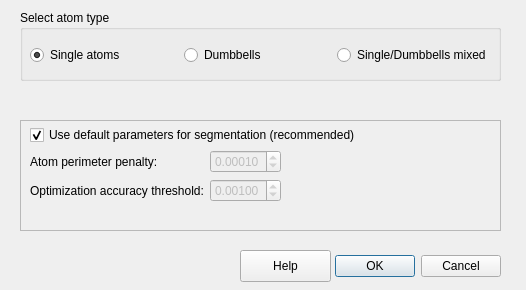
<?xml version="1.0" encoding="UTF-8"?>
<ui version="4.0">
 <class>DetectAtomsDialog</class>
 <widget class="QDialog" name="DetectAtomsDialog">
  <property name="geometry">
   <rect>
    <x>0</x>
    <y>0</y>
    <width>526</width>
    <height>290</height>
   </rect>
  </property>
  <property name="windowTitle">
   <string>Select options for atom detection</string>
  </property>
  <widget class="QDialogButtonBox" name="buttonBox">
   <property name="geometry">
    <rect>
     <x>160</x>
     <y>250</y>
     <width>341</width>
     <height>32</height>
    </rect>
   </property>
   <property name="orientation">
    <enum>Qt::Horizontal</enum>
   </property>
   <property name="standardButtons">
    <set>QDialogButtonBox::Cancel|QDialogButtonBox::Ok</set>
   </property>
  </widget>
  <widget class="QGroupBox" name="selectAtomTypeGroupBox">
   <property name="geometry">
    <rect>
     <x>20</x>
     <y>10</y>
     <width>481</width>
     <height>71</height>
    </rect>
   </property>
   <property name="title">
    <string>Select atom type</string>
   </property>
   <widget class="QWidget" name="horizontalLayoutWidget">
    <property name="geometry">
     <rect>
      <x>10</x>
      <y>30</y>
      <width>461</width>
      <height>31</height>
     </rect>
    </property>
    <layout class="QHBoxLayout" name="selectAtomTypeHorizontalLayout">
     <item>
      <widget class="QRadioButton" name="singleAtomsRadioButton">
       <property name="toolTip">
        <string>&lt;html&gt;&lt;head/&gt;&lt;body&gt;&lt;p&gt;all individual atoms in the image are clearly separated&lt;/p&gt;&lt;/body&gt;&lt;/html&gt;</string>
       </property>
       <property name="text">
        <string>Single atoms</string>
       </property>
       <property name="checked">
        <bool>true</bool>
       </property>
      </widget>
     </item>
     <item>
      <widget class="QRadioButton" name="dumbbellsRadioButton">
       <property name="toolTip">
        <string>&lt;html&gt;&lt;head/&gt;&lt;body&gt;&lt;p&gt;all atoms occur in pairs of two (e.g. silicon dumbbells)&lt;/p&gt;&lt;/body&gt;&lt;/html&gt;</string>
       </property>
       <property name="text">
        <string>Dumbbells</string>
       </property>
      </widget>
     </item>
     <item>
      <widget class="QRadioButton" name="singleDumbbellsMixedRadioButton">
       <property name="toolTip">
        <string>&lt;html&gt;&lt;head/&gt;&lt;body&gt;&lt;p&gt;atoms occur either in cleraly separated form or in pairs of two, which of the two applies to each atom is detected automatically (this is not working properly in all cases yet, so use with caution)&lt;/p&gt;&lt;/body&gt;&lt;/html&gt;</string>
       </property>
       <property name="text">
        <string>Single/Dumbbells mixed</string>
       </property>
      </widget>
     </item>
    </layout>
   </widget>
  </widget>
  <widget class="QFrame" name="segmentationParametersFrame">
   <property name="enabled">
    <bool>true</bool>
   </property>
   <property name="geometry">
    <rect>
     <x>20</x>
     <y>120</y>
     <width>481</width>
     <height>111</height>
    </rect>
   </property>
   <property name="frameShape">
    <enum>QFrame::StyledPanel</enum>
   </property>
   <property name="frameShadow">
    <enum>QFrame::Raised</enum>
   </property>
   <widget class="QWidget" name="formLayoutWidget">
    <property name="geometry">
     <rect>
      <x>10</x>
      <y>30</y>
      <width>461</width>
      <height>71</height>
     </rect>
    </property>
    <layout class="QFormLayout" name="segmentationParametersFormLayout">
     <property name="fieldGrowthPolicy">
      <enum>QFormLayout::FieldsStayAtSizeHint</enum>
     </property>
     <item row="0" column="0">
      <widget class="QLabel" name="gammaLabel">
       <property name="toolTip">
        <string>&lt;html&gt;&lt;head/&gt;&lt;body&gt;&lt;ul style=&quot;margin-top: 0px; margin-bottom: 0px; margin-left: 0px; margin-right: 0px; -qt-list-indent: 1;&quot;&gt;&lt;li style=&quot; margin-top:12px; margin-bottom:12px; margin-left:0px; margin-right:0px; -qt-block-indent:0; text-indent:0px;&quot;&gt;if &lt;span style=&quot; font-weight:600;&quot;&gt;too many centers&lt;/span&gt; (red dots) are detected, go to &lt;span style=&quot; font-weight:600;&quot;&gt;Analysis&lt;/span&gt; -&amp;gt; &lt;span style=&quot; font-weight:600;&quot;&gt;View Segmented Image &lt;/span&gt;and check the image for red dots or white spots near or inbetween the properly detected atoms; if you find any, try &lt;span style=&quot; font-weight:600;&quot;&gt;increasing the Atom perimeter penalty&lt;/span&gt;;&lt;/li&gt;&lt;/ul&gt;&lt;ul style=&quot;margin-top: 0px; margin-bottom: 0px; margin-left: 0px; margin-right: 0px; -qt-list-indent: 1;&quot;&gt;&lt;li style=&quot; margin-top:12px; margin-bottom:12px; margin-left:0px; margin-right:0px; -qt-block-indent:0; text-indent:0px;&quot;&gt;if &lt;span style=&quot; font-weight:600;&quot;&gt;too few centers&lt;/span&gt; are detected, go to &lt;span style=&quot; font-weight:600;&quot;&gt;Analysis&lt;/span&gt; -&amp;gt; &lt;span style=&quot; font-weight:600;&quot;&gt;View Segmented &lt;/span&gt;and check the image for white regions where two atoms that should be separated are connected; if this is the case, try &lt;span style=&quot; font-weight:600;&quot;&gt;decreasing the Atom perimeter penalty&lt;/span&gt;&lt;/li&gt;&lt;/ul&gt;&lt;/body&gt;&lt;/html&gt;</string>
       </property>
       <property name="text">
        <string>Atom perimeter penalty:</string>
       </property>
      </widget>
     </item>
     <item row="0" column="1">
      <widget class="QDoubleSpinBox" name="gammaDoubleSpinBox">
       <property name="enabled">
        <bool>false</bool>
       </property>
       <property name="decimals">
        <number>5</number>
       </property>
       <property name="maximum">
        <double>1.000000000000000</double>
       </property>
       <property name="singleStep">
        <double>0.000100000000000</double>
       </property>
       <property name="value">
        <double>0.000100000000000</double>
       </property>
      </widget>
     </item>
     <item row="1" column="0">
      <widget class="QLabel" name="epsilonLlabel">
       <property name="toolTip">
        <string>&lt;html&gt;&lt;head/&gt;&lt;body&gt;&lt;ul style=&quot;margin-top: 0px; margin-bottom: 0px; margin-left: 0px; margin-right: 0px; -qt-list-indent: 1;&quot;&gt;&lt;li style=&quot; margin-top:12px; margin-bottom:12px; margin-left:0px; margin-right:0px; -qt-block-indent:0; text-indent:0px;&quot;&gt;if the above does not solve the problem, try to decrease this parameter&lt;/li&gt;&lt;li style=&quot; margin-top:12px; margin-bottom:12px; margin-left:0px; margin-right:0px; -qt-block-indent:0; text-indent:0px;&quot;&gt;decreasing this might improve the result, but will also slow down the computation&lt;/li&gt;&lt;/ul&gt;&lt;/body&gt;&lt;/html&gt;</string>
       </property>
       <property name="text">
        <string>Optimization accuracy threshold:</string>
       </property>
      </widget>
     </item>
     <item row="1" column="1">
      <widget class="QDoubleSpinBox" name="epsilonDoubleSpinBox">
       <property name="enabled">
        <bool>false</bool>
       </property>
       <property name="decimals">
        <number>5</number>
       </property>
       <property name="maximum">
        <double>1.000000000000000</double>
       </property>
       <property name="singleStep">
        <double>0.001000000000000</double>
       </property>
       <property name="value">
        <double>0.001000000000000</double>
       </property>
      </widget>
     </item>
    </layout>
   </widget>
   <widget class="QCheckBox" name="useDefaultSegmentationParametersCheckBox">
    <property name="geometry">
     <rect>
      <x>10</x>
      <y>5</y>
      <width>391</width>
      <height>20</height>
     </rect>
    </property>
    <property name="text">
     <string>Use default parameters for segmentation (recommended)</string>
    </property>
    <property name="checked">
     <bool>true</bool>
    </property>
   </widget>
  </widget>
  <widget class="QPushButton" name="helpButton">
   <property name="geometry">
    <rect>
     <x>240</x>
     <y>250</y>
     <width>91</width>
     <height>32</height>
    </rect>
   </property>
   <property name="text">
    <string>Help</string>
   </property>
  </widget>
 </widget>
 <resources/>
 <connections>
  <connection>
   <sender>buttonBox</sender>
   <signal>accepted()</signal>
   <receiver>DetectAtomsDialog</receiver>
   <slot>accept()</slot>
   <hints>
    <hint type="sourcelabel">
     <x>248</x>
     <y>254</y>
    </hint>
    <hint type="destinationlabel">
     <x>157</x>
     <y>274</y>
    </hint>
   </hints>
  </connection>
  <connection>
   <sender>buttonBox</sender>
   <signal>rejected()</signal>
   <receiver>DetectAtomsDialog</receiver>
   <slot>reject()</slot>
   <hints>
    <hint type="sourcelabel">
     <x>316</x>
     <y>260</y>
    </hint>
    <hint type="destinationlabel">
     <x>286</x>
     <y>274</y>
    </hint>
   </hints>
  </connection>
 </connections>
</ui>
